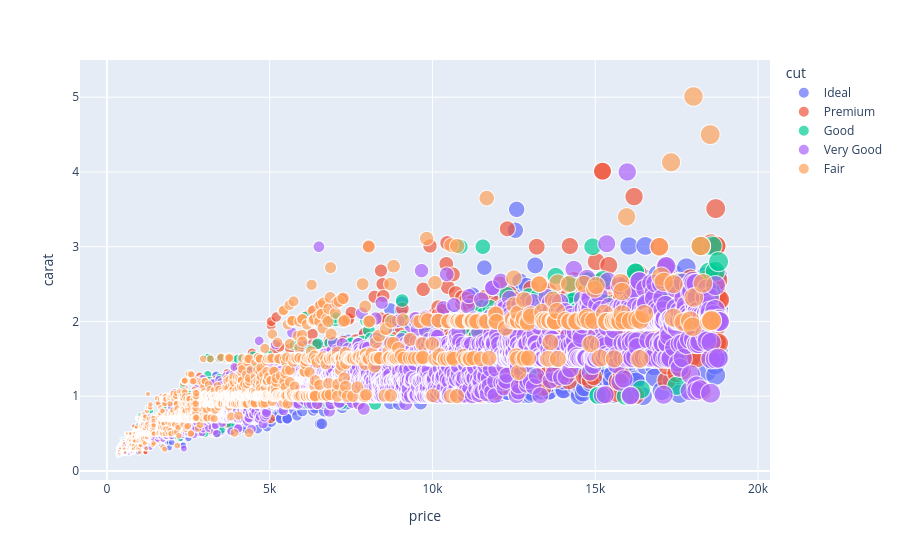

The cell this chart's notebook holds for it:
### Code cell
fig=px.scatter(diamonds_df,x='price',y='carat',color='cut',size='price')
fig.show()

### Figure 1 — Plotly figure (JSON) as saved in the notebook; plotly's stock layout.template omitted (floating-point values rounded to 4 significant figures; data arrays with more than 128 entries replaced by an {"elided": "..."} marker saying what was removed)
{"data": [{"hovertemplate": "cut=Ideal<br>price=%{marker.size}<br>carat=%{y}<extra></extra>", "legendgroup": "Ideal", "marker": {"color": "#636efa", "size": {"elided": "21551 int values"}, "sizemode": "area", "sizeref": 47.06, "symbol": "circle"}, "mode": "markers", "name": "Ideal", "showlegend": true, "type": "scattergl", "x": {"elided": "21551 int values"}, "xaxis": "x", "y": {"elided": "21551 float values"}, "yaxis": "y"}, {"hovertemplate": "cut=Premium<br>price=%{marker.size}<br>carat=%{y}<extra></extra>", "legendgroup": "Premium", "marker": {"color": "#EF553B", "size": {"elided": "13791 int values"}, "sizemode": "area", "sizeref": 47.06, "symbol": "circle"}, "mode": "markers", "name": "Premium", "showlegend": true, "type": "scattergl", "x": {"elided": "13791 int values"}, "xaxis": "x", "y": {"elided": "13791 float values"}, "yaxis": "y"}, {"hovertemplate": "cut=Good<br>price=%{marker.size}<br>carat=%{y}<extra></extra>", "legendgroup": "Good", "marker": {"color": "#00cc96", "size": {"elided": "4906 int values"}, "sizemode": "area", "sizeref": 47.06, "symbol": "circle"}, "mode": "markers", "name": "Good", "showlegend": true, "type": "scattergl", "x": {"elided": "4906 int values"}, "xaxis": "x", "y": {"elided": "4906 float values"}, "yaxis": "y"}, {"hovertemplate": "cut=Very Good<br>price=%{marker.size}<br>carat=%{y}<extra></extra>", "legendgroup": "Very Good", "marker": {"color": "#ab63fa", "size": {"elided": "12082 int values"}, "sizemode": "area", "sizeref": 47.06, "symbol": "circle"}, "mode": "markers", "name": "Very Good", "showlegend": true, "type": "scattergl", "x": {"elided": "12082 int values"}, "xaxis": "x", "y": {"elided": "12082 float values"}, "yaxis": "y"}, {"hovertemplate": "cut=Fair<br>price=%{marker.size}<br>carat=%{y}<extra></extra>", "legendgroup": "Fair", "marker": {"color": "#FFA15A", "size": {"elided": "1610 int values"}, "sizemode": "area", "sizeref": 47.06, "symbol": "circle"}, "mode": "markers", "name": "Fair", "showlegend": true, "type": "scattergl", "x": {"elided": "1610 int values"}, "xaxis": "x", "y": {"elided": "1610 float values"}, "yaxis": "y"}], "layout": {"legend": {"itemsizing": "constant", "title": {"text": "cut"}, "tracegroupgap": 0}, "margin": {"t": 60}, "xaxis": {"anchor": "y", "domain": [0, 1], "title": {"text": "price"}}, "yaxis": {"anchor": "x", "domain": [0, 1], "title": {"text": "carat"}}}}
